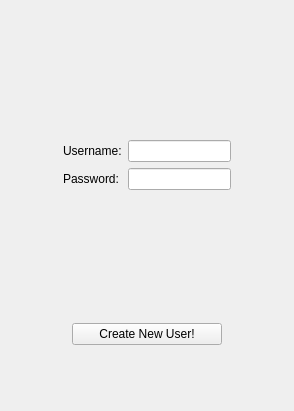
<?xml version="1.0" encoding="UTF-8"?>
<ui version="4.0">
 <class>registerWindow</class>
 <widget class="QMainWindow" name="registerWindow">
  <property name="geometry">
   <rect>
    <x>0</x>
    <y>0</y>
    <width>294</width>
    <height>411</height>
   </rect>
  </property>
  <property name="windowTitle">
   <string>GST603</string>
  </property>
  <property name="windowIcon">
   <iconset>
    <normaloff>../../Desktop/Gui/0577 - Icon.png</normaloff>../../Desktop/Gui/0577 - Icon.png</iconset>
  </property>
  <widget class="QWidget" name="centralwidget">
   <layout class="QVBoxLayout" name="verticalLayout">
    <item>
     <spacer name="verticalSpacer_2">
      <property name="orientation">
       <enum>Qt::Vertical</enum>
      </property>
      <property name="sizeHint" stdset="0">
       <size>
        <width>20</width>
        <height>40</height>
       </size>
      </property>
     </spacer>
    </item>
    <item>
     <widget class="QFrame" name="userFrame">
      <property name="frameShape">
       <enum>QFrame::NoFrame</enum>
      </property>
      <property name="frameShadow">
       <enum>QFrame::Plain</enum>
      </property>
      <layout class="QGridLayout" name="gridLayout_3">
       <item row="0" column="2">
        <spacer name="horizontalSpacer_2">
         <property name="orientation">
          <enum>Qt::Horizontal</enum>
         </property>
         <property name="sizeHint" stdset="0">
          <size>
           <width>40</width>
           <height>20</height>
          </size>
         </property>
        </spacer>
       </item>
       <item row="0" column="0">
        <spacer name="horizontalSpacer">
         <property name="orientation">
          <enum>Qt::Horizontal</enum>
         </property>
         <property name="sizeHint" stdset="0">
          <size>
           <width>40</width>
           <height>20</height>
          </size>
         </property>
        </spacer>
       </item>
       <item row="1" column="1">
        <widget class="QLabel" name="loginMsgLabel">
         <property name="text">
          <string/>
         </property>
        </widget>
       </item>
       <item row="0" column="1">
        <widget class="QFrame" name="frame_2">
         <property name="frameShape">
          <enum>QFrame::NoFrame</enum>
         </property>
         <property name="frameShadow">
          <enum>QFrame::Sunken</enum>
         </property>
         <layout class="QGridLayout" name="gridLayout">
          <item row="1" column="1">
           <widget class="QLineEdit" name="passInput">
            <property name="echoMode">
             <enum>QLineEdit::Password</enum>
            </property>
           </widget>
          </item>
          <item row="0" column="0">
           <widget class="QLabel" name="userLabel">
            <property name="text">
             <string>Username:</string>
            </property>
           </widget>
          </item>
          <item row="1" column="0">
           <widget class="QLabel" name="passLabel">
            <property name="text">
             <string>Password:</string>
            </property>
           </widget>
          </item>
          <item row="0" column="1">
           <widget class="QLineEdit" name="userInput">
            <property name="echoMode">
             <enum>QLineEdit::Normal</enum>
            </property>
           </widget>
          </item>
         </layout>
        </widget>
       </item>
       <item row="2" column="1">
        <spacer name="verticalSpacer">
         <property name="orientation">
          <enum>Qt::Vertical</enum>
         </property>
         <property name="sizeHint" stdset="0">
          <size>
           <width>20</width>
           <height>40</height>
          </size>
         </property>
        </spacer>
       </item>
      </layout>
     </widget>
    </item>
    <item>
     <widget class="QFrame" name="frame">
      <property name="frameShape">
       <enum>QFrame::NoFrame</enum>
      </property>
      <property name="frameShadow">
       <enum>QFrame::Plain</enum>
      </property>
      <layout class="QGridLayout" name="gridLayout_2">
       <item row="1" column="1">
        <widget class="QPushButton" name="createButton">
         <property name="sizePolicy">
          <sizepolicy hsizetype="Expanding" vsizetype="Fixed">
           <horstretch>0</horstretch>
           <verstretch>0</verstretch>
          </sizepolicy>
         </property>
         <property name="minimumSize">
          <size>
           <width>150</width>
           <height>0</height>
          </size>
         </property>
         <property name="maximumSize">
          <size>
           <width>300</width>
           <height>16777215</height>
          </size>
         </property>
         <property name="text">
          <string>Create New User!</string>
         </property>
        </widget>
       </item>
       <item row="0" column="1">
        <spacer name="verticalSpacer_7">
         <property name="orientation">
          <enum>Qt::Vertical</enum>
         </property>
         <property name="sizeHint" stdset="0">
          <size>
           <width>20</width>
           <height>40</height>
          </size>
         </property>
        </spacer>
       </item>
       <item row="1" column="0">
        <spacer name="horizontalSpacer_5">
         <property name="orientation">
          <enum>Qt::Horizontal</enum>
         </property>
         <property name="sizeHint" stdset="0">
          <size>
           <width>40</width>
           <height>20</height>
          </size>
         </property>
        </spacer>
       </item>
       <item row="2" column="1">
        <spacer name="verticalSpacer_8">
         <property name="orientation">
          <enum>Qt::Vertical</enum>
         </property>
         <property name="sizeHint" stdset="0">
          <size>
           <width>20</width>
           <height>48</height>
          </size>
         </property>
        </spacer>
       </item>
       <item row="1" column="2">
        <spacer name="horizontalSpacer_6">
         <property name="orientation">
          <enum>Qt::Horizontal</enum>
         </property>
         <property name="sizeHint" stdset="0">
          <size>
           <width>40</width>
           <height>20</height>
          </size>
         </property>
        </spacer>
       </item>
      </layout>
     </widget>
    </item>
   </layout>
  </widget>
 </widget>
 <resources/>
 <connections/>
</ui>
